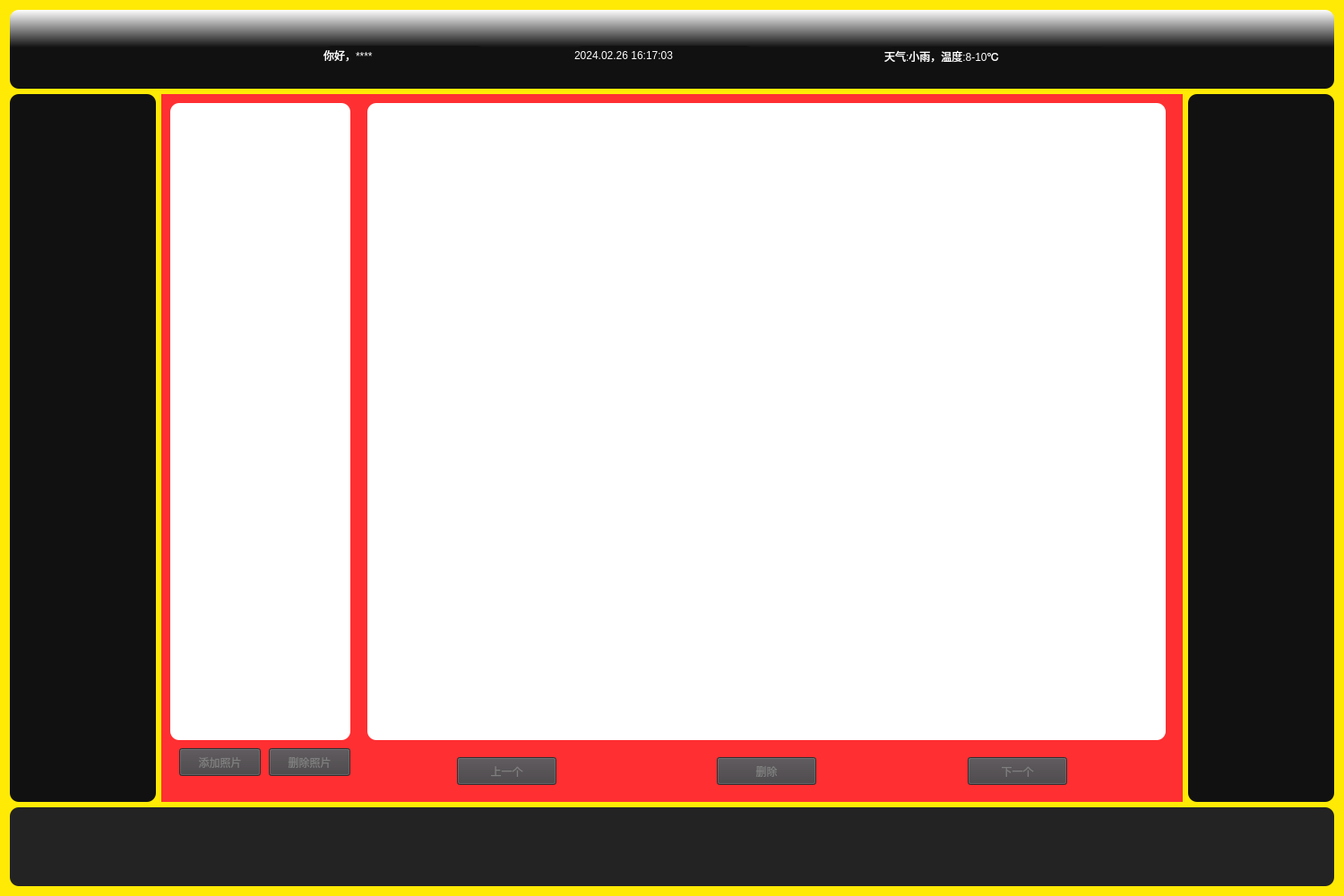
<?xml version="1.0" encoding="UTF-8"?>
<ui version="4.0">
 <class>Form</class>
 <widget class="QWidget" name="Form">
  <property name="geometry">
   <rect>
    <x>0</x>
    <y>0</y>
    <width>1500</width>
    <height>1000</height>
   </rect>
  </property>
  <property name="sizePolicy">
   <sizepolicy hsizetype="Fixed" vsizetype="Fixed">
    <horstretch>0</horstretch>
    <verstretch>0</verstretch>
   </sizepolicy>
  </property>
  <property name="windowTitle">
   <string>Form</string>
  </property>
  <property name="styleSheet">
   <string notr="true">background-color: rgb(17, 17, 17);
background-color: rgb(255, 234, 5);</string>
  </property>
  <layout class="QVBoxLayout" name="verticalLayout_2">
   <item>
    <layout class="QVBoxLayout" name="verticalLayout" stretch="1,9,1">
     <item>
      <widget class="QFrame" name="frame_2">
       <property name="styleSheet">
        <string notr="true">background-color:qlineargradient(spread:pad, x1:1, y1:0.477227, x2:1, y2:0, stop:0 rgba(17, 17, 17, 255), stop:1 rgba(255, 255, 255, 255));
border-radius:10px</string>
       </property>
       <property name="frameShape">
        <enum>QFrame::StyledPanel</enum>
       </property>
       <property name="frameShadow">
        <enum>QFrame::Raised</enum>
       </property>
       <widget class="QLabel" name="weather_lbl">
        <property name="geometry">
         <rect>
          <x>976</x>
          <y>41</y>
          <width>251</width>
          <height>21</height>
         </rect>
        </property>
        <property name="styleSheet">
         <string notr="true">color:rgb(255, 255, 255);
background-color: rgb(17, 17, 17);
border:none;
font: 15pt &quot;华文琥珀&quot;;</string>
        </property>
        <property name="text">
         <string>天气:小雨，温度:8-10℃</string>
        </property>
       </widget>
       <widget class="QLabel" name="unm_lbl">
        <property name="geometry">
         <rect>
          <x>350</x>
          <y>40</y>
          <width>181</width>
          <height>21</height>
         </rect>
        </property>
        <property name="styleSheet">
         <string notr="true">color:rgb(255, 255, 255);
background-color: rgb(17, 17, 17);
border:none;
font: 15pt &quot;华文琥珀&quot;;</string>
        </property>
        <property name="text">
         <string>你好，****</string>
        </property>
       </widget>
       <widget class="QLabel" name="main_date_lbl">
        <property name="geometry">
         <rect>
          <x>630</x>
          <y>40</y>
          <width>201</width>
          <height>21</height>
         </rect>
        </property>
        <property name="styleSheet">
         <string notr="true">color:rgb(255, 255, 255);
background-color: rgb(17, 17, 17);
border:none;
font: 15pt &quot;华文琥珀&quot;;</string>
        </property>
        <property name="text">
         <string>2024.02.26 16:17:03</string>
        </property>
       </widget>
      </widget>
     </item>
     <item>
      <layout class="QHBoxLayout" name="horizontalLayout" stretch="1,7,1">
       <item>
        <widget class="QFrame" name="frame_3">
         <property name="styleSheet">
          <string notr="true">background-color: rgb(17, 17, 17);
border-radius:10px</string>
         </property>
         <property name="frameShape">
          <enum>QFrame::StyledPanel</enum>
         </property>
         <property name="frameShadow">
          <enum>QFrame::Raised</enum>
         </property>
         <layout class="QVBoxLayout" name="verticalLayout_4">
          <item>
           <widget class="QPushButton" name="video_btn">
            <property name="styleSheet">
             <string notr="true">color:rgb(116, 116, 116);
border:none;
font: 15pt &quot;华文琥珀&quot;;</string>
            </property>
            <property name="text">
             <string/>
            </property>
            <property name="icon">
             <iconset>
              <normaloff>../../.designer/backup/icon/mti-视频管理.png</normaloff>../../.designer/backup/icon/mti-视频管理.png</iconset>
            </property>
            <property name="iconSize">
             <size>
              <width>50</width>
              <height>50</height>
             </size>
            </property>
           </widget>
          </item>
          <item>
           <widget class="QPushButton" name="road_btn">
            <property name="styleSheet">
             <string notr="true">color:rgb(116, 116, 116);
border:none;
font: 15pt &quot;华文琥珀&quot;;</string>
            </property>
            <property name="text">
             <string/>
            </property>
            <property name="icon">
             <iconset>
              <normaloff>../../.designer/backup/icon/mti-记录仪.png</normaloff>../../.designer/backup/icon/mti-记录仪.png</iconset>
            </property>
            <property name="iconSize">
             <size>
              <width>50</width>
              <height>50</height>
             </size>
            </property>
           </widget>
          </item>
          <item>
           <widget class="QPushButton" name="photo_btn">
            <property name="baseSize">
             <size>
              <width>7</width>
              <height>6</height>
             </size>
            </property>
            <property name="cursor">
             <cursorShape>ArrowCursor</cursorShape>
            </property>
            <property name="styleSheet">
             <string notr="true">border:none;
font: 15pt &quot;华文琥珀&quot;;</string>
            </property>
            <property name="text">
             <string/>
            </property>
            <property name="icon">
             <iconset>
              <normaloff>../../.designer/backup/icon/mti-截图.png</normaloff>../../.designer/backup/icon/mti-截图.png</iconset>
            </property>
            <property name="iconSize">
             <size>
              <width>50</width>
              <height>50</height>
             </size>
            </property>
           </widget>
          </item>
          <item>
           <widget class="QPushButton" name="cab_btn">
            <property name="styleSheet">
             <string notr="true">color:rgb(116, 116, 116);
border:none;
font: 15pt &quot;华文琥珀&quot;;</string>
            </property>
            <property name="text">
             <string/>
            </property>
            <property name="icon">
             <iconset>
              <normaloff>../../.designer/backup/icon/mti-4G图传.png</normaloff>../../.designer/backup/icon/mti-4G图传.png</iconset>
            </property>
            <property name="iconSize">
             <size>
              <width>50</width>
              <height>50</height>
             </size>
            </property>
           </widget>
          </item>
          <item>
           <widget class="QPushButton" name="main_btn">
            <property name="styleSheet">
             <string notr="true">color:rgb(116, 116, 116);
border:none;
font: 15pt &quot;华文琥珀&quot;;</string>
            </property>
            <property name="text">
             <string/>
            </property>
            <property name="icon">
             <iconset>
              <normaloff>../../.designer/backup/icon/mti-首页.png</normaloff>../../.designer/backup/icon/mti-首页.png</iconset>
            </property>
            <property name="iconSize">
             <size>
              <width>50</width>
              <height>50</height>
             </size>
            </property>
           </widget>
          </item>
          <item>
           <widget class="QPushButton" name="user_btn">
            <property name="styleSheet">
             <string notr="true">color:rgb(116, 116, 116);
border:none;
font: 15pt &quot;华文琥珀&quot;;</string>
            </property>
            <property name="text">
             <string/>
            </property>
            <property name="icon">
             <iconset>
              <normaloff>../../.designer/backup/icon/mti-用户管理.png</normaloff>../../.designer/backup/icon/mti-用户管理.png</iconset>
            </property>
            <property name="iconSize">
             <size>
              <width>50</width>
              <height>50</height>
             </size>
            </property>
           </widget>
          </item>
          <item>
           <widget class="QPushButton" name="t_photo_btn">
            <property name="styleSheet">
             <string notr="true">color:rgb(116, 116, 116);
border:none;
font: 15pt &quot;华文琥珀&quot;;</string>
            </property>
            <property name="text">
             <string/>
            </property>
            <property name="icon">
             <iconset>
              <normaloff>../../.designer/backup/icon/mti-相机.png</normaloff>../../.designer/backup/icon/mti-相机.png</iconset>
            </property>
            <property name="iconSize">
             <size>
              <width>50</width>
              <height>50</height>
             </size>
            </property>
           </widget>
          </item>
         </layout>
        </widget>
       </item>
       <item>
        <widget class="QStackedWidget" name="stackedWidget">
         <property name="styleSheet">
          <string notr="true">background-color:rgb(255, 47, 50);</string>
         </property>
         <property name="currentIndex">
          <number>6</number>
         </property>
         <widget class="QWidget" name="cab_W">
          <property name="styleSheet">
           <string notr="true"/>
          </property>
          <widget class="QLabel" name="cab_video_lbl">
           <property name="geometry">
            <rect>
             <x>20</x>
             <y>40</y>
             <width>881</width>
             <height>491</height>
            </rect>
           </property>
           <property name="styleSheet">
            <string notr="true">border-radius:10px;
background-color: rgb(255, 255, 255);</string>
           </property>
           <property name="text">
            <string>我是cabW，00000000</string>
           </property>
          </widget>
          <widget class="QLabel" name="cab_reminder_lbl">
           <property name="geometry">
            <rect>
             <x>380</x>
             <y>0</y>
             <width>101</width>
             <height>31</height>
            </rect>
           </property>
           <property name="styleSheet">
            <string notr="true">color: rgb(255, 165, 19);
font: 87 12pt &quot;Arial Black&quot;;</string>
           </property>
           <property name="text">
            <string>左顾右盼</string>
           </property>
          </widget>
          <widget class="QPushButton" name="cab_record_begin_btn">
           <property name="geometry">
            <rect>
             <x>430</x>
             <y>540</y>
             <width>71</width>
             <height>51</height>
            </rect>
           </property>
           <property name="styleSheet">
            <string notr="true">border:none</string>
           </property>
           <property name="text">
            <string/>
           </property>
           <property name="icon">
            <iconset>
             <normaloff>../../.designer/backup/icon/mti-录制.png</normaloff>../../.designer/backup/icon/mti-录制.png</iconset>
           </property>
           <property name="iconSize">
            <size>
             <width>50</width>
             <height>50</height>
            </size>
           </property>
          </widget>
         </widget>
         <widget class="QWidget" name="road_W">
          <property name="styleSheet">
           <string notr="true"/>
          </property>
          <widget class="QLabel" name="road_video_lbl">
           <property name="geometry">
            <rect>
             <x>30</x>
             <y>40</y>
             <width>1081</width>
             <height>671</height>
            </rect>
           </property>
           <property name="styleSheet">
            <string notr="true">border-radius:10px;
background-color: rgb(255, 255, 255);</string>
           </property>
           <property name="text">
            <string>我是roadW，11111111</string>
           </property>
          </widget>
          <widget class="QLabel" name="road_reminder_lbl">
           <property name="geometry">
            <rect>
             <x>270</x>
             <y>0</y>
             <width>281</width>
             <height>21</height>
            </rect>
           </property>
           <property name="styleSheet">
            <string notr="true">color: rgb(255, 165, 19);
font: 87 12pt &quot;Arial Black&quot;;</string>
           </property>
           <property name="text">
            <string>左顾右盼</string>
           </property>
          </widget>
          <widget class="QPushButton" name="road_screenshot_btn">
           <property name="geometry">
            <rect>
             <x>550</x>
             <y>730</y>
             <width>51</width>
             <height>51</height>
            </rect>
           </property>
           <property name="cursor">
            <cursorShape>ArrowCursor</cursorShape>
           </property>
           <property name="styleSheet">
            <string notr="true">border:none</string>
           </property>
           <property name="text">
            <string/>
           </property>
           <property name="icon">
            <iconset>
             <normaloff>../../.designer/backup/icon/mti-相机(实).png</normaloff>../../.designer/backup/icon/mti-相机(实).png</iconset>
           </property>
           <property name="iconSize">
            <size>
             <width>40</width>
             <height>40</height>
            </size>
           </property>
          </widget>
         </widget>
         <widget class="QWidget" name="t_photo_W">
          <widget class="QLabel" name="t_photo_capture_lbl">
           <property name="geometry">
            <rect>
             <x>30</x>
             <y>30</y>
             <width>1091</width>
             <height>591</height>
            </rect>
           </property>
           <property name="styleSheet">
            <string notr="true">border-radius:10px;
background-color: rgb(255, 255, 255);</string>
           </property>
           <property name="text">
            <string/>
           </property>
          </widget>
          <widget class="QLabel" name="t_photo_show_lbl">
           <property name="geometry">
            <rect>
             <x>900</x>
             <y>640</y>
             <width>221</width>
             <height>131</height>
            </rect>
           </property>
           <property name="styleSheet">
            <string notr="true"/>
           </property>
           <property name="text">
            <string/>
           </property>
          </widget>
          <widget class="QPushButton" name="t_photo_take_photo_btn">
           <property name="geometry">
            <rect>
             <x>530</x>
             <y>690</y>
             <width>91</width>
             <height>51</height>
            </rect>
           </property>
           <property name="styleSheet">
            <string notr="true">font: 15pt &quot;华文琥珀&quot;;
background-color: rgb(68, 64, 67);
color: rgb(127, 127, 127);
</string>
           </property>
           <property name="text">
            <string>拍照</string>
           </property>
          </widget>
         </widget>
         <widget class="QWidget" name="nag_W">
          <widget class="QToolButton" name="toolButton">
           <property name="geometry">
            <rect>
             <x>290</x>
             <y>380</y>
             <width>201</width>
             <height>18</height>
            </rect>
           </property>
           <property name="styleSheet">
            <string notr="true">background-color: rgb(85, 255, 255);</string>
           </property>
           <property name="text">
            <string>...</string>
           </property>
          </widget>
         </widget>
         <widget class="QWidget" name="main_W"/>
         <widget class="myVideoWidget" name="video_W">
          <widget class="QDateEdit" name="video_dateEdit">
           <property name="geometry">
            <rect>
             <x>10</x>
             <y>30</y>
             <width>131</width>
             <height>20</height>
            </rect>
           </property>
           <property name="styleSheet">
            <string notr="true">background-color: rgb(255, 255, 255);
border-radius:10px</string>
           </property>
          </widget>
          <widget class="QLabel" name="video_show_lbl">
           <property name="geometry">
            <rect>
             <x>180</x>
             <y>30</y>
             <width>931</width>
             <height>671</height>
            </rect>
           </property>
           <property name="styleSheet">
            <string notr="true">border-radius:10px;
background-color: rgb(255, 255, 255);</string>
           </property>
           <property name="text">
            <string/>
           </property>
          </widget>
          <widget class="QPushButton" name="video_play_btn">
           <property name="geometry">
            <rect>
             <x>570</x>
             <y>740</y>
             <width>75</width>
             <height>31</height>
            </rect>
           </property>
           <property name="styleSheet">
            <string notr="true">border:none</string>
           </property>
           <property name="text">
            <string/>
           </property>
           <property name="icon">
            <iconset>
             <normaloff>../../.designer/backup/icon/mti-播放(实).png</normaloff>../../.designer/backup/icon/mti-播放(实).png</iconset>
           </property>
           <property name="iconSize">
            <size>
             <width>20</width>
             <height>20</height>
            </size>
           </property>
          </widget>
          <widget class="QSlider" name="horizontalSlider">
           <property name="geometry">
            <rect>
             <x>190</x>
             <y>720</y>
             <width>911</width>
             <height>20</height>
            </rect>
           </property>
           <property name="orientation">
            <enum>Qt::Horizontal</enum>
           </property>
          </widget>
          <widget class="QRadioButton" name="video_speedx1_box">
           <property name="geometry">
            <rect>
             <x>630</x>
             <y>0</y>
             <width>61</width>
             <height>16</height>
            </rect>
           </property>
           <property name="styleSheet">
            <string notr="true">border:none;
font: 10pt &quot;华文琥珀&quot;;
color: rgb(127, 127, 127);</string>
           </property>
           <property name="text">
            <string>1倍速</string>
           </property>
          </widget>
          <widget class="QRadioButton" name="video_speedx05_box">
           <property name="geometry">
            <rect>
             <x>490</x>
             <y>0</y>
             <width>71</width>
             <height>21</height>
            </rect>
           </property>
           <property name="styleSheet">
            <string notr="true">border:none;
font: 10pt &quot;华文琥珀&quot;;
color: rgb(127, 127, 127);</string>
           </property>
           <property name="text">
            <string>0.5倍速</string>
           </property>
          </widget>
          <widget class="QRadioButton" name="video_speedx2_box">
           <property name="geometry">
            <rect>
             <x>770</x>
             <y>0</y>
             <width>61</width>
             <height>16</height>
            </rect>
           </property>
           <property name="styleSheet">
            <string notr="true">border:none;
font: 10pt &quot;华文琥珀&quot;;
color: rgb(127, 127, 127);</string>
           </property>
           <property name="text">
            <string>2倍速</string>
           </property>
          </widget>
          <widget class="QPushButton" name="video_open_btn">
           <property name="geometry">
            <rect>
             <x>0</x>
             <y>710</y>
             <width>81</width>
             <height>31</height>
            </rect>
           </property>
           <property name="styleSheet">
            <string notr="true">font: 15pt &quot;华文琥珀&quot;;
background-color: rgb(68, 64, 67);
color: rgb(127, 127, 127);
</string>
           </property>
           <property name="text">
            <string>添加视频</string>
           </property>
          </widget>
          <widget class="QPushButton" name="pushButton">
           <property name="geometry">
            <rect>
             <x>720</x>
             <y>740</y>
             <width>75</width>
             <height>21</height>
            </rect>
           </property>
           <property name="styleSheet">
            <string notr="true">border:none;
font: 15pt &quot;华文琥珀&quot;;
color: rgb(127, 127, 127);</string>
           </property>
           <property name="text">
            <string>》》</string>
           </property>
          </widget>
          <widget class="QPushButton" name="video_back_btn">
           <property name="geometry">
            <rect>
             <x>430</x>
             <y>740</y>
             <width>75</width>
             <height>23</height>
            </rect>
           </property>
           <property name="styleSheet">
            <string notr="true">border:none;
font: 15pt &quot;华文琥珀&quot;;
color: rgb(127, 127, 127);</string>
           </property>
           <property name="text">
            <string>《《 </string>
           </property>
          </widget>
          <widget class="QListWidget" name="video_list_view">
           <property name="geometry">
            <rect>
             <x>10</x>
             <y>60</y>
             <width>151</width>
             <height>641</height>
            </rect>
           </property>
           <property name="styleSheet">
            <string notr="true">border-radius:10px;
background-color: rgb(255, 255, 255);</string>
           </property>
          </widget>
          <widget class="QPushButton" name="video_open_btn_2">
           <property name="geometry">
            <rect>
             <x>90</x>
             <y>710</y>
             <width>91</width>
             <height>31</height>
            </rect>
           </property>
           <property name="styleSheet">
            <string notr="true">font: 15pt &quot;华文琥珀&quot;;
background-color: rgb(68, 64, 67);
color: rgb(127, 127, 127);
</string>
           </property>
           <property name="text">
            <string>删除视频</string>
           </property>
          </widget>
         </widget>
         <widget class="QWidget" name="photo_W">
          <widget class="QLabel" name="photo_show_lbl">
           <property name="geometry">
            <rect>
             <x>230</x>
             <y>10</y>
             <width>891</width>
             <height>711</height>
            </rect>
           </property>
           <property name="styleSheet">
            <string notr="true">border-radius:10px;
background-color: rgb(255, 255, 255);</string>
           </property>
           <property name="text">
            <string/>
           </property>
          </widget>
          <widget class="QPushButton" name="photo_del_btn">
           <property name="geometry">
            <rect>
             <x>620</x>
             <y>740</y>
             <width>111</width>
             <height>31</height>
            </rect>
           </property>
           <property name="styleSheet">
            <string notr="true">font: 15pt &quot;华文琥珀&quot;;
background-color: rgb(68, 64, 67);
color: rgb(127, 127, 127);
</string>
           </property>
           <property name="text">
            <string>删除</string>
           </property>
          </widget>
          <widget class="QListWidget" name="photo_list_view">
           <property name="geometry">
            <rect>
             <x>10</x>
             <y>10</y>
             <width>201</width>
             <height>711</height>
            </rect>
           </property>
           <property name="styleSheet">
            <string notr="true">border-radius:10px;
background-color: rgb(255, 255, 255);</string>
           </property>
          </widget>
          <widget class="QPushButton" name="photo_next_btn">
           <property name="geometry">
            <rect>
             <x>900</x>
             <y>740</y>
             <width>111</width>
             <height>31</height>
            </rect>
           </property>
           <property name="styleSheet">
            <string notr="true">font: 15pt &quot;华文琥珀&quot;;
background-color: rgb(68, 64, 67);
color: rgb(127, 127, 127);
</string>
           </property>
           <property name="text">
            <string>下一个</string>
           </property>
          </widget>
          <widget class="QPushButton" name="photo_prev_btn">
           <property name="geometry">
            <rect>
             <x>330</x>
             <y>740</y>
             <width>111</width>
             <height>31</height>
            </rect>
           </property>
           <property name="styleSheet">
            <string notr="true">font: 15pt &quot;华文琥珀&quot;;
background-color: rgb(68, 64, 67);
color: rgb(127, 127, 127);
</string>
           </property>
           <property name="text">
            <string>上一个</string>
           </property>
          </widget>
          <widget class="QPushButton" name="photo_open_btn_2">
           <property name="geometry">
            <rect>
             <x>20</x>
             <y>730</y>
             <width>91</width>
             <height>31</height>
            </rect>
           </property>
           <property name="styleSheet">
            <string notr="true">font: 15pt &quot;华文琥珀&quot;;
background-color: rgb(68, 64, 67);
color: rgb(127, 127, 127);
</string>
           </property>
           <property name="text">
            <string>添加照片</string>
           </property>
          </widget>
          <widget class="QPushButton" name="photo_open_btn_3">
           <property name="geometry">
            <rect>
             <x>120</x>
             <y>730</y>
             <width>91</width>
             <height>31</height>
            </rect>
           </property>
           <property name="styleSheet">
            <string notr="true">font: 15pt &quot;华文琥珀&quot;;
background-color: rgb(68, 64, 67);
color: rgb(127, 127, 127);
</string>
           </property>
           <property name="text">
            <string>删除照片</string>
           </property>
          </widget>
         </widget>
         <widget class="QWidget" name="user_W">
          <widget class="QLabel" name="user_img_lbl">
           <property name="geometry">
            <rect>
             <x>40</x>
             <y>20</y>
             <width>671</width>
             <height>641</height>
            </rect>
           </property>
           <property name="styleSheet">
            <string notr="true">border-radius:10px;
background-color: rgb(255, 255, 255);</string>
           </property>
           <property name="text">
            <string>我是userW，666666</string>
           </property>
          </widget>
          <widget class="QLabel" name="user_unm_lbl">
           <property name="geometry">
            <rect>
             <x>740</x>
             <y>50</y>
             <width>81</width>
             <height>61</height>
            </rect>
           </property>
           <property name="styleSheet">
            <string notr="true">color: rgb(255, 255, 255);
border:none;
font: 18pt &quot;幼圆&quot;;</string>
           </property>
           <property name="text">
            <string>用户名:</string>
           </property>
          </widget>
          <widget class="QLabel" name="user_phone_lbl">
           <property name="geometry">
            <rect>
             <x>740</x>
             <y>330</y>
             <width>71</width>
             <height>71</height>
            </rect>
           </property>
           <property name="styleSheet">
            <string notr="true">color: rgb(255, 255, 255);
border:none;
font: 18pt &quot;幼圆&quot;;</string>
           </property>
           <property name="text">
            <string>电话:</string>
           </property>
          </widget>
          <widget class="QLabel" name="user_unmData_lbl">
           <property name="geometry">
            <rect>
             <x>850</x>
             <y>50</y>
             <width>271</width>
             <height>61</height>
            </rect>
           </property>
           <property name="styleSheet">
            <string notr="true">border:none;
color: rgb(255, 255, 255);
font: 20pt &quot;Agency FB&quot;;</string>
           </property>
           <property name="text">
            <string>WWEE@223</string>
           </property>
          </widget>
          <widget class="QLabel" name="user_phoneData_lbl">
           <property name="geometry">
            <rect>
             <x>850</x>
             <y>330</y>
             <width>271</width>
             <height>71</height>
            </rect>
           </property>
           <property name="styleSheet">
            <string notr="true">border:none;
color: rgb(255, 255, 255);
font: 20pt &quot;Agency FB&quot;;</string>
           </property>
           <property name="text">
            <string>15060058325</string>
           </property>
          </widget>
          <widget class="QPushButton" name="user_bind_phone_btn">
           <property name="geometry">
            <rect>
             <x>990</x>
             <y>560</y>
             <width>101</width>
             <height>61</height>
            </rect>
           </property>
           <property name="styleSheet">
            <string notr="true">font: 15pt &quot;华文琥珀&quot;;
background-color: rgb(68, 64, 67);
color: rgb(127, 127, 127);
</string>
           </property>
           <property name="text">
            <string>绑定新号码</string>
           </property>
          </widget>
          <widget class="QPushButton" name="user_upload_img_btn">
           <property name="geometry">
            <rect>
             <x>270</x>
             <y>680</y>
             <width>161</width>
             <height>81</height>
            </rect>
           </property>
           <property name="styleSheet">
            <string notr="true">font: 15pt &quot;华文琥珀&quot;;
background-color: rgb(68, 64, 67);
color: rgb(127, 127, 127);
</string>
           </property>
           <property name="text">
            <string>上传新头像</string>
           </property>
          </widget>
          <widget class="QPushButton" name="user_change_pwd_btn">
           <property name="geometry">
            <rect>
             <x>770</x>
             <y>560</y>
             <width>101</width>
             <height>61</height>
            </rect>
           </property>
           <property name="styleSheet">
            <string notr="true">font: 15pt &quot;华文琥珀&quot;;
background-color: rgb(68, 64, 67);
color: rgb(127, 127, 127);
</string>
           </property>
           <property name="text">
            <string>修改密码</string>
           </property>
          </widget>
         </widget>
        </widget>
       </item>
       <item>
        <widget class="QFrame" name="frame_4">
         <property name="styleSheet">
          <string notr="true">background-color: rgb(17, 17, 17);
border-radius:10px</string>
         </property>
         <property name="frameShape">
          <enum>QFrame::StyledPanel</enum>
         </property>
         <property name="frameShadow">
          <enum>QFrame::Raised</enum>
         </property>
         <layout class="QVBoxLayout" name="verticalLayout_5">
          <item>
           <widget class="QPushButton" name="pushButton_5">
            <property name="text">
             <string/>
            </property>
            <property name="icon">
             <iconset>
              <normaloff>../../.designer/backup/icon/油箱.png</normaloff>../../.designer/backup/icon/油箱.png</iconset>
            </property>
            <property name="iconSize">
             <size>
              <width>60</width>
              <height>60</height>
             </size>
            </property>
           </widget>
          </item>
          <item>
           <widget class="QPushButton" name="pushButton_4">
            <property name="text">
             <string/>
            </property>
            <property name="icon">
             <iconset>
              <normaloff>../../.designer/backup/icon/灯光.png</normaloff>../../.designer/backup/icon/灯光.png</iconset>
            </property>
            <property name="iconSize">
             <size>
              <width>60</width>
              <height>60</height>
             </size>
            </property>
           </widget>
          </item>
          <item>
           <widget class="QPushButton" name="pushButton_3">
            <property name="text">
             <string/>
            </property>
            <property name="icon">
             <iconset>
              <normaloff>../../.designer/backup/icon/空调.png</normaloff>../../.designer/backup/icon/空调.png</iconset>
            </property>
            <property name="iconSize">
             <size>
              <width>60</width>
              <height>60</height>
             </size>
            </property>
           </widget>
          </item>
          <item>
           <widget class="QPushButton" name="pushButton_2">
            <property name="text">
             <string/>
            </property>
            <property name="icon">
             <iconset>
              <normaloff>../../.designer/backup/icon/座椅.png</normaloff>../../.designer/backup/icon/座椅.png</iconset>
            </property>
            <property name="iconSize">
             <size>
              <width>60</width>
              <height>60</height>
             </size>
            </property>
           </widget>
          </item>
         </layout>
        </widget>
       </item>
      </layout>
     </item>
     <item>
      <widget class="QFrame" name="frame">
       <property name="styleSheet">
        <string notr="true">background-color: rgb(35, 35, 35);
border-radius:10px</string>
       </property>
       <property name="frameShape">
        <enum>QFrame::StyledPanel</enum>
       </property>
       <property name="frameShadow">
        <enum>QFrame::Raised</enum>
       </property>
       <layout class="QHBoxLayout" name="horizontalLayout_2">
        <item>
         <widget class="QPushButton" name="nag_btn">
          <property name="toolTipDuration">
           <number>-12</number>
          </property>
          <property name="styleSheet">
           <string notr="true">color:rgb(116, 116, 116);
border:none;
font: 15pt &quot;华文琥珀&quot;;</string>
          </property>
          <property name="text">
           <string/>
          </property>
          <property name="icon">
           <iconset>
            <normaloff>../../.designer/backup/icon/mti-车载GPS.png</normaloff>../../.designer/backup/icon/mti-车载GPS.png</iconset>
          </property>
          <property name="iconSize">
           <size>
            <width>70</width>
            <height>70</height>
           </size>
          </property>
         </widget>
        </item>
        <item>
         <widget class="QPushButton" name="phone_btn">
          <property name="styleSheet">
           <string notr="true">color:rgb(116, 116, 116);
border:none;
font: 15pt &quot;华文琥珀&quot;;</string>
          </property>
          <property name="text">
           <string/>
          </property>
          <property name="icon">
           <iconset>
            <normaloff>../../.designer/backup/icon/mti-电话.png</normaloff>../../.designer/backup/icon/mti-电话.png</iconset>
          </property>
          <property name="iconSize">
           <size>
            <width>70</width>
            <height>70</height>
           </size>
          </property>
         </widget>
        </item>
        <item>
         <widget class="QPushButton" name="music_btn">
          <property name="styleSheet">
           <string notr="true">color:rgb(116, 116, 116);
border:none;
font: 15pt &quot;华文琥珀&quot;;</string>
          </property>
          <property name="text">
           <string/>
          </property>
          <property name="icon">
           <iconset>
            <normaloff>../../.designer/backup/icon/音乐.png</normaloff>../../.designer/backup/icon/音乐.png</iconset>
          </property>
          <property name="iconSize">
           <size>
            <width>70</width>
            <height>70</height>
           </size>
          </property>
         </widget>
        </item>
       </layout>
      </widget>
     </item>
    </layout>
   </item>
  </layout>
 </widget>
 <customwidgets>
  <customwidget>
   <class>myVideoWidget</class>
   <extends>QWidget</extends>
   <header>myVideoWidget.h</header>
   <container>1</container>
  </customwidget>
 </customwidgets>
 <resources/>
 <connections/>
</ui>
